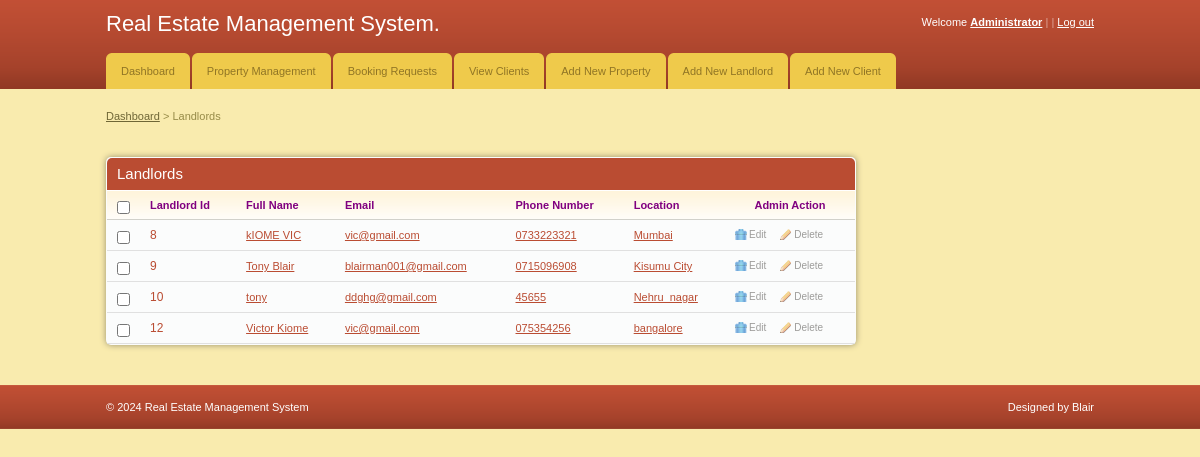
Screenshot of /admin/view_landlords.php with the database file from the repository.
### tables this page shows
CREATE TABLE `landlord` (
  `landlord_id` int(11) NOT NULL,
  `l_username` varchar(30) NOT NULL,
  `email` varchar(30) NOT NULL,
  `fName` varchar(50) NOT NULL,
  `phonenumber` varchar(10) NOT NULL,
  `gender` varchar(20) NOT NULL,
  `location` varchar(200) NOT NULL,
  `password` varchar(32) NOT NULL
);

### admin/view_landlords.php (the view, shortened to what this page needs)
<!DOCTYPE html PUBLIC "-//W3C//DTD XHTML 1.0 Transitional//EN" "http://www.w3.org/TR/xhtml1/DTD/xhtml1-transitional.dtd">
<html xmlns="http://www.w3.org/1999/xhtml">
<head>
	<link rel="stylesheet" href="css/style.css" type="text/css" media="all" />
</head>
<body>
<div id="header">
	<div class="shell">
		<?php
			include 'menu.php';
		?>
	</div>
</div>
<div id="container">
	<div class="shell">
		<div class="small-nav">
			<a href="index.php">Dashboard</a>
			<span>&gt;</span>
			Landlords
		</div>
		<br />
		<div id="main">
			<div id="content">
				<div class="box">
					<div class="box-head">
						<h2 class="left">Landlords</h2>
					</div>
					<div class="table">
						<table width="100%" border="0" cellspacing="0" cellpadding="0">
							<tr>
								<th width="13"><input type="checkbox" class="checkbox" /></th>
								<th><font color="purple">Landlord Id</font></th>
								<th><font color="purple">Full Name</font></th>
								<th><font color="purple">Email</font></th>
								<th><font color="purple">Phone Number</font></th>
								<th><font color="purple">Location</font></th>
								<th width="110" class="ac"><font color="purple">Admin Action</font></th>
							</tr>
							<?php
								include '../includes/config.php';
								$select = "SELECT * FROM landlord";
								$result = mysqli_query($conn,$select) or die(mysqli_error($conn));
								while($row = $result->fetch_assoc()){
							?>
							<tr>
								<td><input type="checkbox" class="checkbox" /></td>
								<td><h3><a href="#"><?php echo $row['landlord_id'] ?></a></h3></td>
								<td><a href="#"><?php echo $row['fName'] ?></a></td>
								<td><a href="#"><?php echo $row['email'] ?></a></td>
								<td><a href="#"><?php echo $row['phonenumber'] ?></a></td>
                               		<td><a href="#"><?php echo $row['location'] ?></a></td>
								<td><a href="javascript:sureToEdit(<?php echo $row['landlord_id'];?>)" class="ico del">Edit</a><a href="javascript:sureToDelete(<?php echo $row['landlord_id'];?>)" class="ico edit">Delete</a></td>
							</tr>
							<?php
								}
							?>
						</table>
					</div>
				</div>
			</div>
		</div>
	</div>
</div>
<div id="footer">
	<div class="shell">
		<span class="left">&copy; <?php echo date("Y");?> Real Estate Management System</span>
		<span class="right">
			Designed by Blair</a>
		</span>
	</div>
</div>
</body>
</html>

### admin/css/style.css (style rules this page uses)
* { padding:0; margin:0; outline:0; }
body { background:#f9ebae; font-family: Verdana, sans-serif; font-size:11px; line-height:14px; color:#5e5e5e; }
input, textarea, select { font-family: Verdana, sans-serif; font-size:13px; }
.checkbox { width:13px; height:13px; vertical-align:top; position:relative; top:2px; }
a { color:#ba4c32; text-decoration: underline; cursor:pointer; }
.left, .alignleft { float:left; display:inline; }
.right, .alignright { float:right; display:inline; }
.ac { text-align: center !important; }
h2 { font-size:15px; font-weight: normal; }
h3 { font-size:12px; line-height:14px; font-weight: normal; }
h3 a { text-decoration: none; }
.shell { width:988px; margin:0 auto; }
#header { height:89px; background:url(images/header.gif); white-space:nowrap; }
#container { padding:20px 0; }
.small-nav { color:#978b48; padding-bottom:20px; }
.small-nav a { color:#6f6636; }
#content { float:left; width:750px; }
.table th { background:#fffdfa url(images/th.gif) repeat-x 0 0; color:#818181; text-align: left; padding:7px 10px; border-bottom:solid 1px #d2d1cb; }
.table td { background:#fbfcfc; border-bottom:solid 1px #e0e0e0; padding:8px 10px; }
.box { background:#fbfcfc; height:100%; padding:1px; margin-bottom:20px; }
.box-head { background:#ba4c32; height:32px; color:#fff; padding: 0 10px; line-height:32px; white-space:nowrap; border-bottom:solid 1px #fff; }
a.ico { color:#9d9c9a; font-size:10px; text-decoration: none; padding:0 0 0 14px; background-repeat:no-repeat; background-position:0 0; }
a.del { background-image:url(images/del.gif) }
a.edit { background-image:url(images/edit.gif); margin-left:14px; }
#footer { height:44px; background:url(images/footer.gif); line-height:44px; color:#fff; }
.box { -moz-border-radius:5px; -webkit-border-radius:5px; -moz-box-shadow: 0 0 6px #978f6c; -webkit-box-shadow: 0 0 6px #978f6c; }
.box-head { -moz-border-radius-topleft:5px; -moz-border-radius-topright:5px; -webkit-border-top-left-radius:5px; -webkit-border-top-right-radius:5px; }

### rows the page displays
landlord: landlord_id "8", fName "kIOME VIC", email "vic@gmail.com", phonenumber "0733223321", location "Mumbai"
landlord: landlord_id "9", fName "Tony Blair", email "blairman001@gmail.com", phonenumber "0715096908", location "Kisumu City"
landlord: landlord_id "10", fName "tony", email "ddghg@gmail.com", phonenumber "45655", location "Nehru_nagar"
landlord: landlord_id "12", fName "Victor Kiome", email "vic@gmail.com", phonenumber "075354256", location "bangalore"
